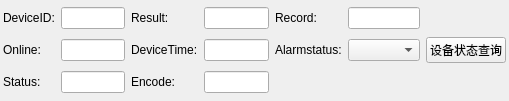
<?xml version="1.0" encoding="UTF-8"?>
<ui version="4.0">
 <class>GBDeviceStatusDlg</class>
 <widget class="QWidget" name="GBDeviceStatusDlg">
  <property name="geometry">
   <rect>
    <x>0</x>
    <y>0</y>
    <width>509</width>
    <height>101</height>
   </rect>
  </property>
  <property name="windowTitle">
   <string>GBDeviceStatusDlg</string>
  </property>
  <layout class="QHBoxLayout" name="horizontalLayout">
   <property name="leftMargin">
    <number>3</number>
   </property>
   <property name="topMargin">
    <number>3</number>
   </property>
   <property name="rightMargin">
    <number>3</number>
   </property>
   <property name="bottomMargin">
    <number>3</number>
   </property>
   <item>
    <layout class="QGridLayout" name="gridLayout">
     <item row="1" column="0">
      <widget class="QLabel" name="label_2">
       <property name="text">
        <string>Online:</string>
       </property>
      </widget>
     </item>
     <item row="0" column="2">
      <widget class="QLabel" name="label_4">
       <property name="text">
        <string>Result:</string>
       </property>
      </widget>
     </item>
     <item row="1" column="2">
      <widget class="QLabel" name="label_5">
       <property name="text">
        <string>DeviceTime:</string>
       </property>
      </widget>
     </item>
     <item row="0" column="0">
      <widget class="QLabel" name="label">
       <property name="text">
        <string>DeviceID:</string>
       </property>
      </widget>
     </item>
     <item row="2" column="1">
      <widget class="QLineEdit" name="le_status"/>
     </item>
     <item row="2" column="2">
      <widget class="QLabel" name="label_6">
       <property name="text">
        <string>Encode:</string>
       </property>
      </widget>
     </item>
     <item row="1" column="3">
      <widget class="QLineEdit" name="le_deviceTime"/>
     </item>
     <item row="0" column="3">
      <widget class="QLineEdit" name="le_result"/>
     </item>
     <item row="1" column="1">
      <widget class="QLineEdit" name="le_online"/>
     </item>
     <item row="2" column="0">
      <widget class="QLabel" name="label_3">
       <property name="text">
        <string>Status:</string>
       </property>
      </widget>
     </item>
     <item row="2" column="3">
      <widget class="QLineEdit" name="le_encode"/>
     </item>
     <item row="0" column="4">
      <widget class="QLabel" name="label_7">
       <property name="text">
        <string>Record:</string>
       </property>
      </widget>
     </item>
     <item row="0" column="1">
      <widget class="QLineEdit" name="le_deviceID"/>
     </item>
     <item row="0" column="5">
      <widget class="QLineEdit" name="le_record"/>
     </item>
     <item row="1" column="4">
      <widget class="QLabel" name="label_8">
       <property name="text">
        <string>Alarmstatus:</string>
       </property>
      </widget>
     </item>
     <item row="1" column="5">
      <widget class="QComboBox" name="comboBox"/>
     </item>
    </layout>
   </item>
   <item>
    <layout class="QHBoxLayout" name="horizontalLayout_3">
     <item>
      <widget class="QPushButton" name="pb_SearchDeviceStatus">
       <property name="text">
        <string>设备状态查询</string>
       </property>
      </widget>
     </item>
    </layout>
   </item>
  </layout>
 </widget>
 <layoutdefault spacing="6" margin="11"/>
 <resources/>
 <connections/>
</ui>
